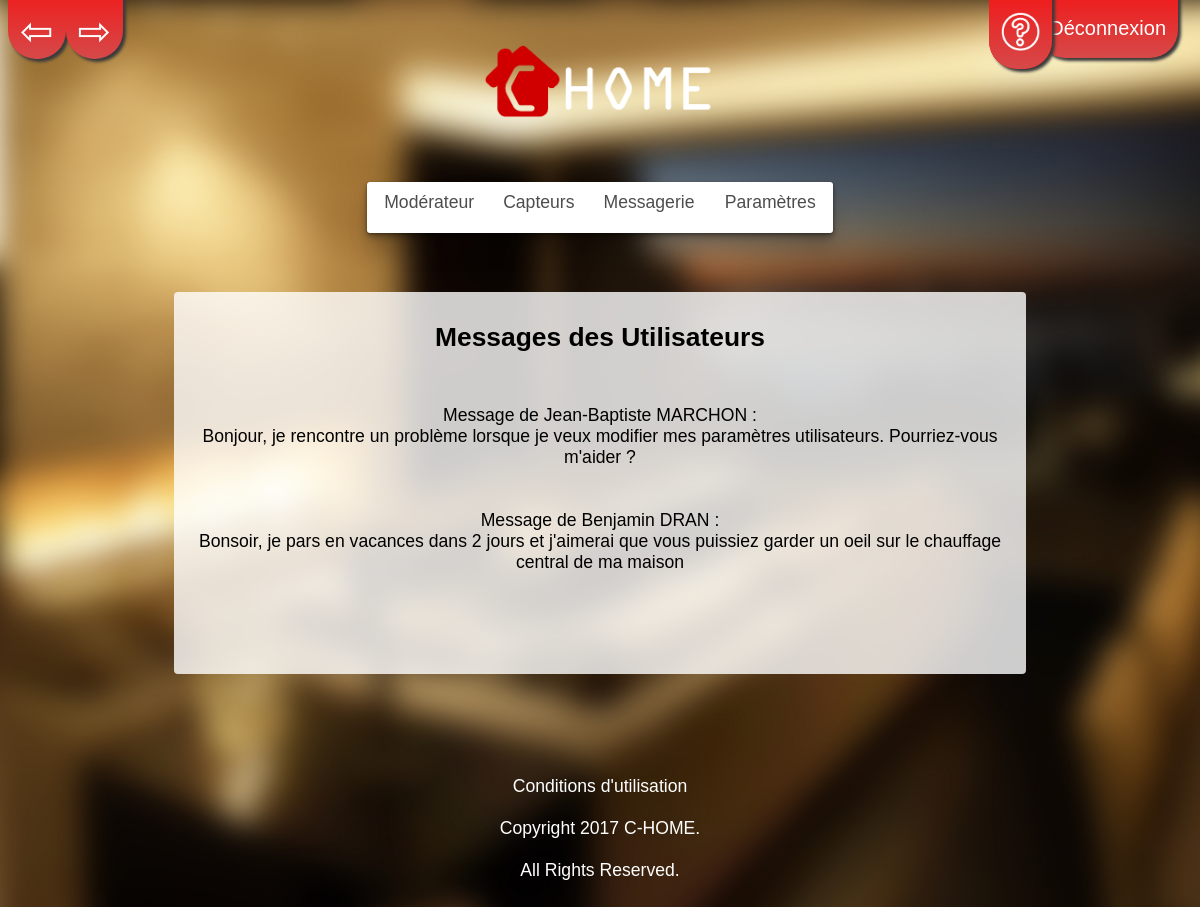
Screenshot of /Vue/AdminStats.php (signed in) with the database file from the repository.
### tables this page shows
CREATE TABLE `message` (
  `id` int(255) NOT NULL,
  `nom` varchar(255) NOT NULL,
  `message` text NOT NULL,
  `contact` text NOT NULL
);

### Vue/AdminStats.php (the view, shortened to what this page needs)
<!DOCTYPE html>
<html lang="fr">
<head>
    <link rel="stylesheet" href="../CSS/Admin.css">
</head>
<body>
<div id="Stats">
    <h2>Messages des Utilisateurs</h2>
<?php
 include('../Modele/Connexion.php');
    $reponse = $BDD->query('SELECT * FROM message');
    while($donnees = $reponse->fetch()){
    echo "Message de ".$donnees['nom'].' :<br>'."                          ".$donnees['message'].'<br>'.'<br>'.'<br>';}
?>
</div>
</body>
</html>

### CSS/design_global_admin.css (style rules this page uses)
html { font: 1.1em sans-serif; color:black; background-image:url(../Image/int2.jpg); background-attachment:fixed; background-repeat:no-repeat; -webkit-background-size: cover; -moz-background-size: cover; -o-background-size: cover; background-size: cover; }
.retour { background: #ff0000; background-image: -webkit-linear-gradient(top, #ff0000, #d64949); background-image: -moz-linear-gradient(top, #ff0000, #d64949); background-image: -ms-linear-gradient(top, #ff0000, #d64949); background-image: -o-linear-gradient(top, #ff0000, #d64949); background-image: linear-gradient(to bottom, #ff0000, #d64949); -webkit-border-radius: 28; -moz-border-radius: 28; border-radius: 28px; -webkit-box-shadow: 7px 7px 3px #6e646e; -moz-box-shadow: 7px 7px 3px #6e646e; box-shadow: 3px 3px 3px #3b3b3b; font-family: Arial; color: #ffffff; font-size: 40px; padding: 0px 12px 5px 12px; text-decoration: none; position:fixed; padding-top: 5%; margin-top: -5%; }
.avancer { background: #ff0000; background-image: -webkit-linear-gradient(top, #ff0000, #d64949); background-image: -moz-linear-gradient(top, #ff0000, #d64949); background-image: -ms-linear-gradient(top, #ff0000, #d64949); background-image: -o-linear-gradient(top, #ff0000, #d64949); background-image: linear-gradient(to bottom, #ff0000, #d64949); -webkit-border-radius: 28; -moz-border-radius: 28; border-radius: 28px; -webkit-box-shadow: 7px 7px 3px #6e646e; -moz-box-shadow: 7px 7px 3px #6e646e; box-shadow: 3px 3px 3px #3b3b3b; font-family: Arial; color: #ffffff; font-size: 40px; padding: 0px 12px 5px 12px; text-decoration: none; position:fixed; margin-left:4.8%; padding-top: 5%; margin-top: -5%; }
.top { position:fixed; right:10px; top:5px; background: #ff0000; background-image: -webkit-linear-gradient(top, #ff0000, #d64949); background-image: -moz-linear-gradient(top, #ff0000, #d64949); background-image: -ms-linear-gradient(top, #ff0000, #d64949); background-image: -o-linear-gradient(top, #ff0000, #d64949); background-image: linear-gradient(to bottom, #ff0000, #d64949); -webkit-border-radius: 28; -moz-border-radius: 28; border-radius: 28px; -webkit-box-shadow: 7px 7px 3px #6e646e; -moz-box-shadow: 7px 7px 3px #6e646e; box-shadow: 3px 3px 3px #3b3b3b; font-family: Arial; color: #ffffff; font-size: 20px; padding: 0px 12px 5px 12px; text-decoration: none; position:fixed; padding-top: 5%; margin-top: -4%; padding-bottom: 1.5%; margin-right:1%; }
.image { width: 20%; height: auto; margin-top: 3%; }
.help { position:fixed; right:10px; top:5px; background: #ff0000; background-image: -webkit-linear-gradient(top, #ff0000, #d64949); background-image: -moz-linear-gradient(top, #ff0000, #d64949); background-image: -ms-linear-gradient(top, #ff0000, #d64949); background-image: -o-linear-gradient(top, #ff0000, #d64949); background-image: linear-gradient(to bottom, #ff0000, #d64949); -webkit-border-radius: 28; -moz-border-radius: 28; border-radius: 28px; -webkit-box-shadow: 7px 7px 3px #6e646e; -moz-box-shadow: 7px 7px 3px #6e646e; box-shadow: 3px 3px 3px #3b3b3b; font-family: Arial; color: #ffffff; font-size: 20px; padding: 0px 12px 5px 12px; text-decoration: none; position:fixed; padding-top: 5%; margin-top: -4.4%; padding-bottom: 1.5%; margin-right:11.5%; }
ul.bar { display: table; width: 39% ; margin: 5% auto; padding: 0.2%; background: linear-gradient(white, grey); background: -webkit-linear-gradient(white, grey); background: -moz-linear-gradient(white, grey); background: -ms-linear-gradient(white, grey); background: -o-linear-gradient(white, grey); background: linear-gradient(white, grey); background: white; border-radius: 3px; box-shadow: 0 1px 3px rgba(0, 0, 0, .3), 0 3px 5px rgba(0, 0, 0, .2), 0 5px 10px rgba(0, 0, 0, .2), 0 20px 20px rgba(0, 0, 0, .15); }
ul li.barre { display: table-cell; }
ul li a { display: block; text-align: center; color: rgba(0, 0, 0, .7); text-decoration: none; padding: 8px 8px 17px 8px; text-shadow: 0 1px 0 rgba(255, 255, 255, .4); transition: padding .3s; position: relative; }
#pied { text-align: center; color:white; display: flex; justify-content: center; align-items: center; width: 100%; }
.condi { color : #FFFFFF; text-decoration: none; }

### CSS/Admin.css (style rules this page uses)
h2 { padding-top: 30px; padding-bottom: 30px; }
#Stats { background-color: rgba(255, 255, 255, 0.8); border-radius: 4px; margin-right: 14%; margin-left: 14%; padding-bottom: 5%; margin-top: 5%; text-align: center; }

### rows the page displays
message: nom "Jean-Baptiste MARCHON", message "Bonjour, je rencontre un problème lorsque je veux modifier mes paramètres utilisateurs. Pourriez-vous m'aider ?"
message: nom "Benjamin DRAN", message "Bonsoir, je pars en vacances dans 2 jours et j'aimerai que vous puissiez garder un oeil sur le chauffage central de ma maison"
